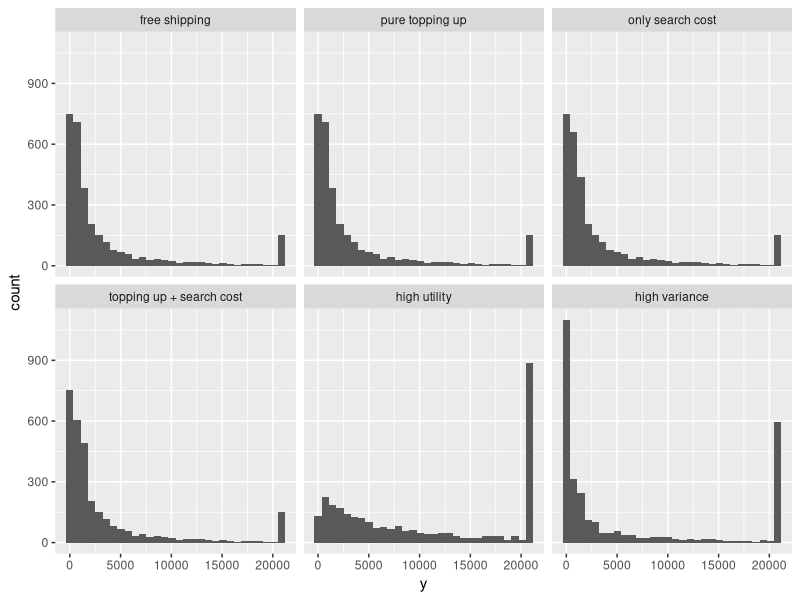
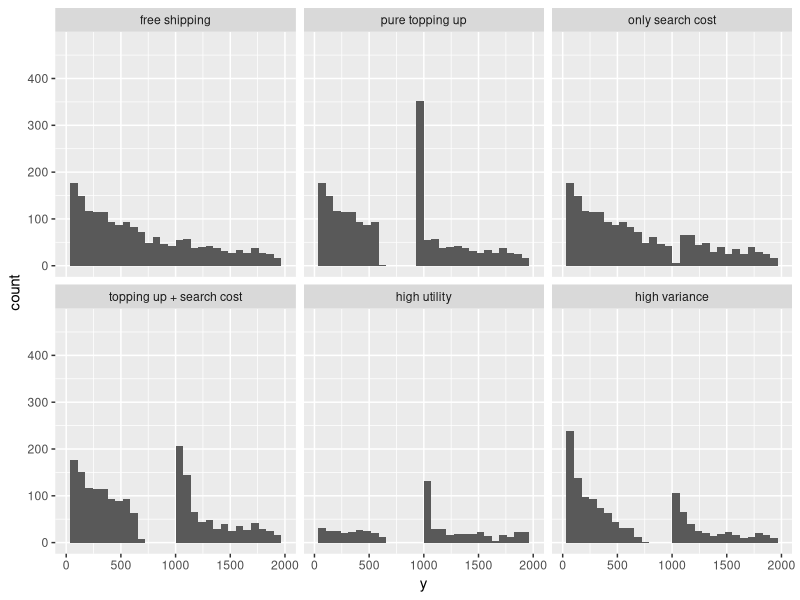

These figures' R source, in order:
# This script explores the roles of parameters to have identification intuition.

# Model: 
# max_y psi1*log(y+1) + psi0(I-y-c_ship(y)) - c_search(y)
# s.t. y>=0 and I-y>=0
# c_ship(y) = I(y < MO)*alpha1*c_f
# c_search(y)  = I(y>=MO)*alpha2/(y-MO+1)

# psi1 = exp(x*beta + epsilon1)
# psi0 = exp(epsilon0)
# where epsilon1 and epsilon0 are iid Gumbel distribution

# This script does not include covariates in x

library(evd)
library(maxLik)
library(nloptr)
library(ggplot2)
set.seed(66)

#############
# Functions # 
#############
# Utility funciton 
u		<- function(y, psi1, psi0, alpha, MO, cf, I){
	psi1*log(y+1) + psi0*(I- y - 1*(y<MO & y>0)*alpha[1]*cf) - 1*(y>=MO)*alpha[2]/(y - MO + 1)
}

# y* = psi1/psi0 - 1 from FOC and KKT conditions
y1star	<- function(psi1, psi0, I){ 
	out	<- psi1/psi0 - 1 
	return(ifelse(out > I, I, out))
}

# y** is such that psi1/(y**+1) - psi0 + alpha/(y** - MO+ 1)^2 = 0 for y** >= MO
y2star	<- function(psi1, psi0, alpha, MO, I){
	foc <- function(y){psi1/(y+1) - psi0 + alpha[2]/(y - MO+ 1)^2 }
	sol	<- try(uniroot(foc, lower = MO - 1e-2, upper = I+1e-2), silent = T)		# Solve for the univariate equation
	if(class(sol) == "try-error"){											# When sign(foc(MO)) = sign(foc(I)), it does not give a solution
		u1	<- u(MO, psi1, psi0, alpha, MO, cf, I)							# Then the utility is maximized at the two corners.
		u2	<- u(I, psi1, psi0, alpha, MO, cf, I)
		out	<- ifelse(u1>u2, MO, I)
	}else{
		out <- sol$root
	}
	return(out)
}

# Find optimal expenditure 
# This funciton gives the optimal expenditure based on our efficient algorithm
exp.fn	<- function(psi1, psi0, alpha, MO, cf, I, return.u = FALSE){
	# Find y* 
	y1		<- y1star(psi1, psi0, I)
	y1[y1<0]<- 0

	# Find y** only for psi1 > psi0
	sel		<- which(y1 > 0)					
	y2		<- rep(0, length(y1))
	for(i in 1:length(sel)){
		y2[sel[i]]	<- y2star(psi1[sel[i]], psi0[sel[i]], alpha, MO, I)
	}
	
	# Calculate utility at critical values -- y*, y** and MO
	u3.y1	<- u(y1, psi1, psi0, alpha, MO, cf, I)
	u3.MO	<- u(MO, psi1, psi0, alpha, MO, cf, I)
	u3.y2	<- u(y2, psi1, psi0, alpha, MO, cf, I)

	# Optimal expenditure
	y		<- y1
	y[y1<0]	<- 0	
	y[u3.MO >= u3.y1 & u3.MO >= u3.y2]	<- MO
	y[u3.y2	>= u3.y1 & u3.y2 >= u3.MO]	<- y2[u3.y2	>= u3.y1 & u3.y2 >= u3.MO]
		
	if(return.u){
		maxu	<- u(y, psi1, psi0, alpha, MO, cf, I)			# Utilty at optimal value
		return(cbind(y = y, u = maxu, y1 = y1, y2 = y2))
	}else{
		return(y)
	}	
}

##############
# Simulation # 
##############
# Set parameters 
beta	<- 7
alpha	<- c(1, 1000)				
N		<- 3000							# Number of observations
I 		<- 250000/12					# Income		
MO		<- 1000							# Minimum order
cf		<- 100							# Shipping fee
eps		<- matrix(rgev(N*2), N, 2)		# Randon epsilon draws for psi
psi1	<- exp(beta + eps[,1])
psi0	<- exp(eps[,2])

# Baseline: alpha1 = 0, alpha2  = 0
y0 	<- exp.fn(psi1, psi0, c(0, 0), MO, cf, I)

# Scenario 1: alpha1 > 0, alpha2 = 0
y1	<- exp.fn(psi1, psi0, c(alpha[1], 0), MO, cf, I)

# Scenario 2: alpha1 = 0, alpha2 > 0
y2	<- exp.fn(psi1, psi0, c(0, alpha[2]), MO, cf, I)

# Scenario 3: alpha1 > 0, alpha2 > 0
y3	<- exp.fn(psi1, psi0, alpha, MO, cf, I)

# Scenario 4: alpha1 > 0, alpha2 > 0, large beta
delta.beta <- 2
y4	<- exp.fn(psi1 = exp(beta+delta.beta+eps[,1]), psi0, alpha, MO, cf, I)

# Scenario 5: alpha1 > 0, alpha2 > 0, large scale parameter
eps.scale <- 2
y5	<- exp.fn(psi1 = exp(beta+ eps.scale*eps[,1]), exp(eps.scale*eps[,2]), alpha, MO, cf, I)

# Plot the distribution of y 
# Baseline: continuous and smooth density				
# Scenario 1: There is a gap [gbar,MO) in distribution as long as alpha1 > 0; gbar < MO - alpha1*cf
# Scenario 2: There is a dip in distribution around MO. 
# Scenario 3: similar to scenario 1, but the spike is shorter 
# Scenario 4: distribution shifted towards right
# Scenario 5: distribution spread out to both sides. 

scn.par <- rbind(c(beta, 0, 0, 1), c(beta, alpha[1], 0, 1), c(beta, 0, alpha[2], 1), 
				 c(beta, alpha, 1), c(beta+delta.beta, alpha, 1), c(beta, alpha, eps.scale))
dimnames(scn.par)	<- list(0:5, c("beta", "alpha1", "alpha2", "scale"))				 
tmp		<- apply(scn.par, 1, function(x) paste(paste(names(x), x, sep="="), collapse = ","))
tmp	
ggtmp	<- data.frame(scenario = rep(0:5, each = N), y = c(y0, y1, y2, y3, y4, y5))
# ggtmp$scn.lab <- tmp[as.character(ggtmp$scenario)]
ggtmp$scn.lab <- factor(ggtmp$scenario, levels = 0:5, 
						labels = c("free shipping", "pure topping up", "only search cost", 
								    "topping up + search cost", "high utility", "high variance"))
ggplot(ggtmp, aes(y)) + geom_histogram() + facet_wrap(~scn.lab)
quartz()
ggplot(ggtmp, aes(y)) + geom_histogram() + facet_wrap(~scn.lab) + xlim(c(0, 2*MO))
